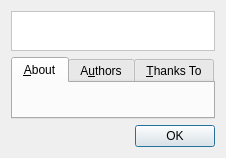
<?xml version="1.0" encoding="UTF-8"?>
<ui version="4.0">
 <class>grov::main_window::About_dialog</class>
 <widget class="QDialog" name="grov::main_window::About_dialog">
  <property name="sizePolicy">
   <sizepolicy hsizetype="Minimum" vsizetype="Minimum">
    <horstretch>0</horstretch>
    <verstretch>0</verstretch>
   </sizepolicy>
  </property>
  <property name="windowTitle">
   <string>About Grov</string>
  </property>
  <layout class="QVBoxLayout" name="verticalLayout">
   <item>
    <widget class="QFrame" name="frame">
     <property name="styleSheet">
      <string notr="true">background-color: rgb(255, 255, 255);</string>
     </property>
     <property name="frameShape">
      <enum>QFrame::StyledPanel</enum>
     </property>
     <property name="frameShadow">
      <enum>QFrame::Raised</enum>
     </property>
     <layout class="QHBoxLayout" name="horizontalLayout">
      <property name="spacing">
       <number>10</number>
      </property>
      <item>
       <widget class="QLabel" name="app_icon">
        <property name="text">
         <string/>
        </property>
       </widget>
      </item>
      <item>
       <widget class="QLabel" name="app_info">
        <property name="text">
         <string/>
        </property>
       </widget>
      </item>
      <item>
       <spacer name="horizontalSpacer">
        <property name="orientation">
         <enum>Qt::Horizontal</enum>
        </property>
        <property name="sizeHint" stdset="0">
         <size>
          <width>40</width>
          <height>20</height>
         </size>
        </property>
       </spacer>
      </item>
     </layout>
    </widget>
   </item>
   <item>
    <widget class="QTabWidget" name="tabWidget">
     <property name="currentIndex">
      <number>0</number>
     </property>
     <widget class="QWidget" name="tab_1">
      <attribute name="title">
       <string>&amp;About</string>
      </attribute>
      <layout class="QHBoxLayout" name="horizontalLayout_2">
       <item>
        <widget class="QLabel" name="about">
         <property name="text">
          <string/>
         </property>
         <property name="textFormat">
          <enum>Qt::RichText</enum>
         </property>
         <property name="openExternalLinks">
          <bool>true</bool>
         </property>
         <property name="textInteractionFlags">
          <set>Qt::LinksAccessibleByMouse|Qt::TextSelectableByMouse</set>
         </property>
        </widget>
       </item>
      </layout>
     </widget>
     <widget class="QWidget" name="tab_2">
      <attribute name="title">
       <string>A&amp;uthors</string>
      </attribute>
      <layout class="QVBoxLayout" name="verticalLayout_2">
       <item>
        <widget class="QLabel" name="authors">
         <property name="text">
          <string/>
         </property>
         <property name="textFormat">
          <enum>Qt::RichText</enum>
         </property>
         <property name="wordWrap">
          <bool>true</bool>
         </property>
         <property name="openExternalLinks">
          <bool>true</bool>
         </property>
         <property name="textInteractionFlags">
          <set>Qt::LinksAccessibleByMouse|Qt::TextSelectableByMouse</set>
         </property>
        </widget>
       </item>
      </layout>
     </widget>
     <widget class="QWidget" name="tab">
      <attribute name="title">
       <string>&amp;Thanks To</string>
      </attribute>
      <layout class="QVBoxLayout" name="verticalLayout_3">
       <item>
        <widget class="QLabel" name="thanks_to">
         <property name="text">
          <string/>
         </property>
         <property name="textFormat">
          <enum>Qt::RichText</enum>
         </property>
         <property name="wordWrap">
          <bool>true</bool>
         </property>
         <property name="openExternalLinks">
          <bool>true</bool>
         </property>
         <property name="textInteractionFlags">
          <set>Qt::LinksAccessibleByMouse|Qt::TextSelectableByMouse</set>
         </property>
        </widget>
       </item>
      </layout>
     </widget>
    </widget>
   </item>
   <item>
    <widget class="QDialogButtonBox" name="buttonBox">
     <property name="orientation">
      <enum>Qt::Horizontal</enum>
     </property>
     <property name="standardButtons">
      <set>QDialogButtonBox::Ok</set>
     </property>
    </widget>
   </item>
  </layout>
 </widget>
 <resources/>
 <connections>
  <connection>
   <sender>buttonBox</sender>
   <signal>accepted()</signal>
   <receiver>grov::main_window::About_dialog</receiver>
   <slot>accept()</slot>
   <hints>
    <hint type="sourcelabel">
     <x>248</x>
     <y>254</y>
    </hint>
    <hint type="destinationlabel">
     <x>157</x>
     <y>274</y>
    </hint>
   </hints>
  </connection>
  <connection>
   <sender>buttonBox</sender>
   <signal>rejected()</signal>
   <receiver>grov::main_window::About_dialog</receiver>
   <slot>reject()</slot>
   <hints>
    <hint type="sourcelabel">
     <x>316</x>
     <y>260</y>
    </hint>
    <hint type="destinationlabel">
     <x>286</x>
     <y>274</y>
    </hint>
   </hints>
  </connection>
 </connections>
</ui>
